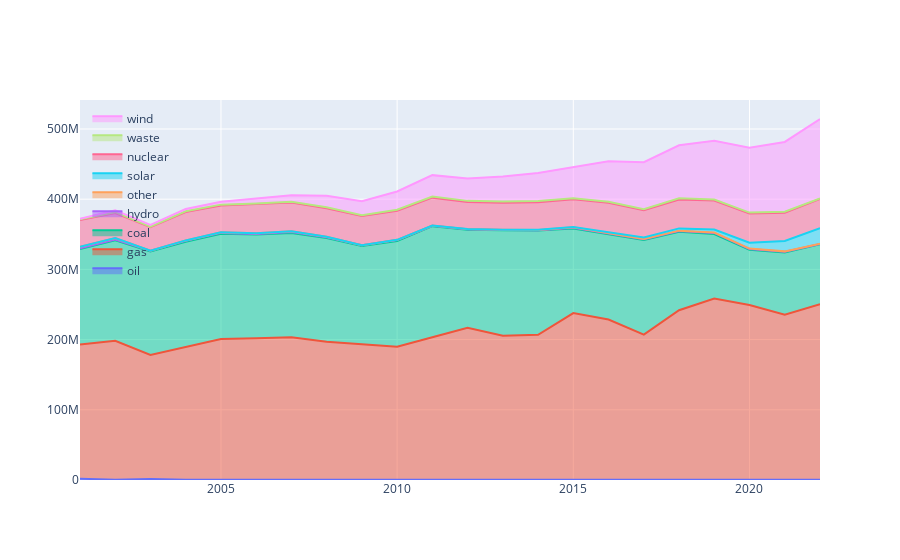

This figure's notebook cell:
### Code cell
state = "TX"

state_generation = generation.query("state == @state")


fuel_type_grp = state_generation.groupby(["report_date", "fuel_type_code_pudl"])["net_generation_mwh"].sum().reset_index()

traces = []

for fuel_type in state_generation.fuel_type_code_pudl.unique():
    fuel_type_net_gen = fuel_type_grp.query("fuel_type_code_pudl == @fuel_type")
    traces.append(go.Scatter(
        x=fuel_type_net_gen.report_date,
        y=fuel_type_net_gen.net_generation_mwh,
        stackgroup="one",
        name=fuel_type
    ))
    
fig = go.Figure(data=traces)
# fig.update_layout(showlegend=False)
fig.update_layout(legend=dict(
    yanchor="top",
    y=0.99,
    xanchor="left",
    x=0.01
))
# fig.update_layout(
#     margin=dict(l=20, r=20, t=20, b=20),
# )
fig.update_layout({
# "plot_bgcolor": "rgba(0, 0, 0, 0)",
"paper_bgcolor": "rgba(0, 0, 0, 0)",
})


fig.show()
py.plot(fig, filename = 'texas', auto_open=True)
